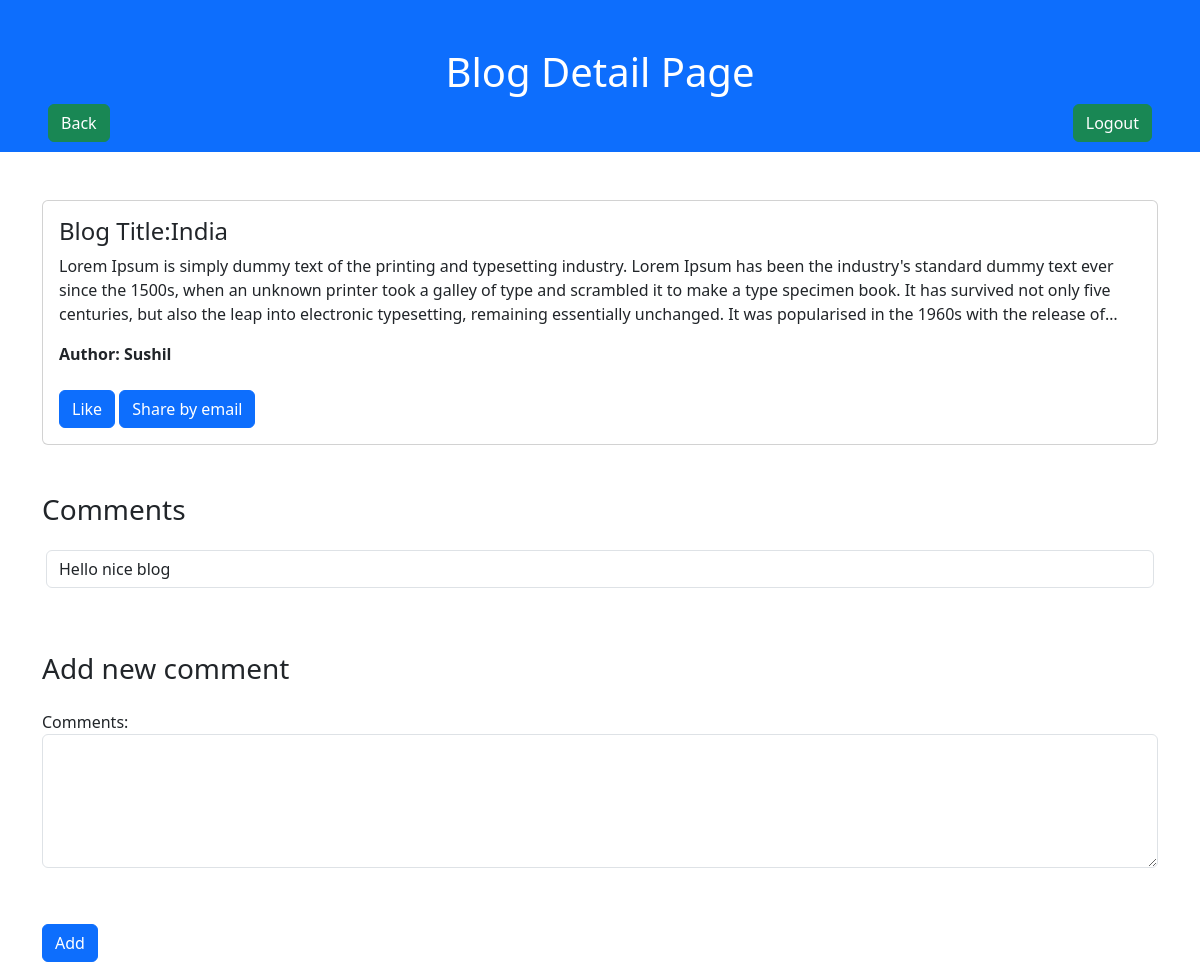
Screenshot of /blog/6/ (signed in) with the database file from the repository.
### blog/models.py (models this page shows)
class Blog(models.Model):
    title = models.CharField(max_length=200)
    content = models.TextField()
    author = models.ForeignKey(User, on_delete=models.CASCADE)
    created_at = models.DateTimeField(auto_now_add=True)

class User(AbstractUser):
    username = models.CharField(max_length=150,blank=True, null=True,unique=True)
    first_name = models.CharField(max_length=150,null=True,blank=True)
    last_name = models.CharField(max_length=150,null=True,blank=True)
    email = models.EmailField("email address", null=True, blank=True)
    address = models.TextField()

class Comment(models.Model):
    blog = models.ForeignKey(Blog, on_delete=models.CASCADE)
    user = models.ForeignKey(User, on_delete=models.CASCADE)
    content = models.TextField()
    created_at = models.DateTimeField(auto_now_add=True)

### blog/views.py (the view)
# urls.py: path('blog/<int:blog_id>/', views.blog_detail, name='blog_detail'),
@login_required
def blog_detail(request, blog_id):
    blog = get_object_or_404(Blog, pk=blog_id)
    comments = Comment.objects.filter(blog=blog)
    likes = Like.objects.filter(blog=blog)
    return render(request, 'blog/blog_detail.html', {'blog': blog, 'comments': comments, 'likes': likes})

### templates/blog/blog_detail.html (shortened to what this page needs)
{% extends 'base.html' %}
{% block content %}
<div class="container-fluid p-5 bg-primary text-white text-center">
  <h1>Blog Detail Page</h1>
  <a href="{% url 'blog:blog_list' %}" class="btn btn-success float-start ">Back</a>
  <a href="{% url 'blog:logout' %}" class="btn btn-success float-end ">Logout</a>
  </div>
<div class="container mt-5">
  <div class="card" >
    <div class="card-body">
      <h4 class="card-title">Blog Title:{{blog.title}}</h4>
      <p class="card-text card-text-limit">{{blog.content}}</p>
      <b><p class="card-text card-text-limit">Author: {{blog.author.first_name|title}}</p></b>
      <br>
      <a href="{% url 'blog:add_like' blog.id %}" class="btn btn-primary">Like</a>
      <a href="{% url 'blog:blog_email' blog.id %}" class="btn btn-primary">Share by email</a>
    </div>
  </div>
<div class="card  mt-5 " style="border:aliceblue">
  {% if comments %}
  <h3>Comments</h3>
    <div class="card-body">
        <div class="row">
      {% for comment in comments%}
      <input class="form-control" readonly value="{{comment.content}}" type="text" placeholder="Default input" aria-label="default input example">
      {% endfor %}
    </div>
  </div>
  {% else %}
  <h6>No comments are available</h6>
  {% endif %}
</div>
  <div class="card mt-5" style="border:aliceblue" >
         <h3>Add new comment</h3>
                <form action="{% url 'blog:add_comment' blog.id %}" method="POST">
                    <div class="mb-3 mt-3">
                        <label for="comment">Comments:</label>
                        <textarea class="form-control" required  rows="5" id="content" name="content"></textarea>
                      </div>
                    <div class="form-check mb-3">
                    </div>
                    <button type="submit" class="btn btn-primary">Add</button>
                  </form>
      </div>
  </div>
{% endblock %}

### templates/blog/blog_detail.html (style rules this page uses)
.card-text-limit { display: -webkit-box; -webkit-box-orient: vertical; overflow: hidden; -webkit-line-clamp: 3; line-height: 1.5; }

### templates/base.html (style rules this page uses)
.card-text-limit { display: -webkit-box; -webkit-box-orient: vertical; overflow: hidden; -webkit-line-clamp: 3; line-height: 1.5; }

### rows the page displays
Blog: title "India", content "Lorem Ipsum is simply dummy text of the printing and typesetting industry. Lorem Ipsum has been the industry's standard dummy text ever since the 1500s, when an unknown printer took a galley of type and scrambled it to make a type specimen book. It has survived not only five centuries, but also the leap into electronic typesetting, remaining essentially unchanged. It was popularised in the 1960s with the release…", author.first_name "Sushil"
Comment: content "Hello nice blog"
